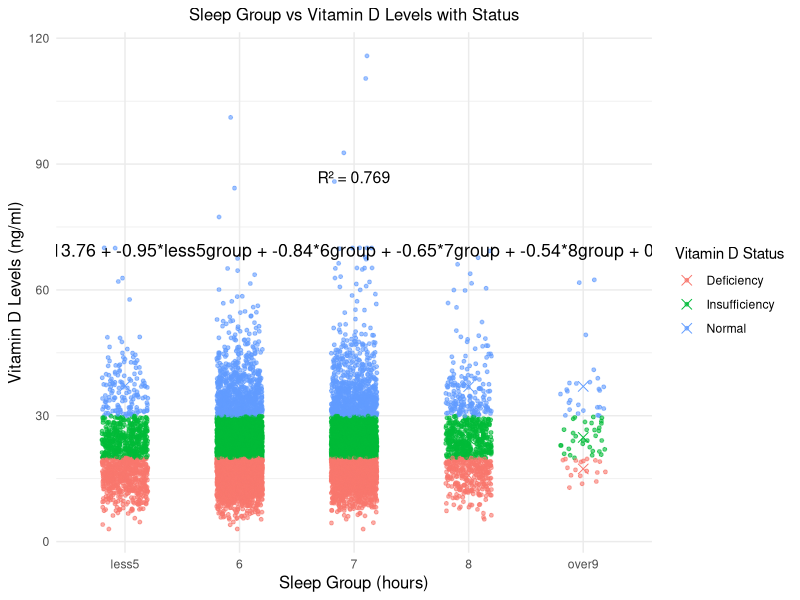
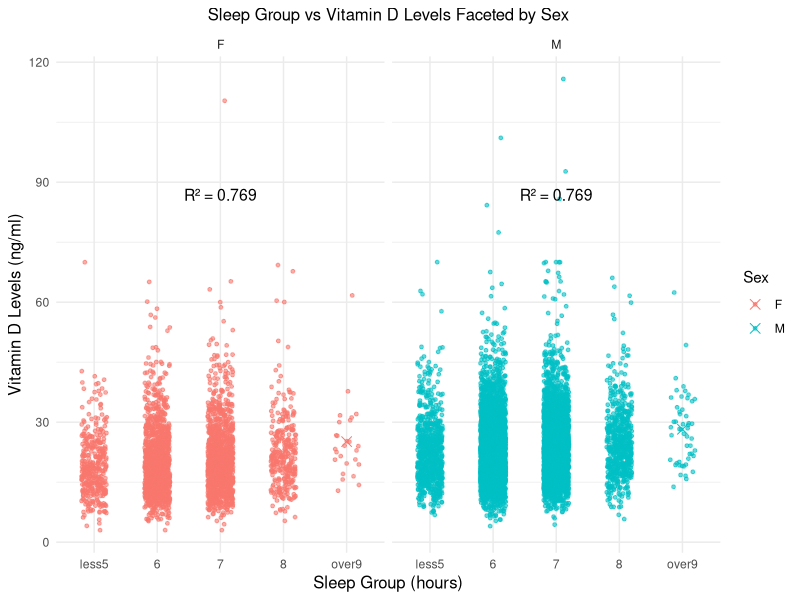
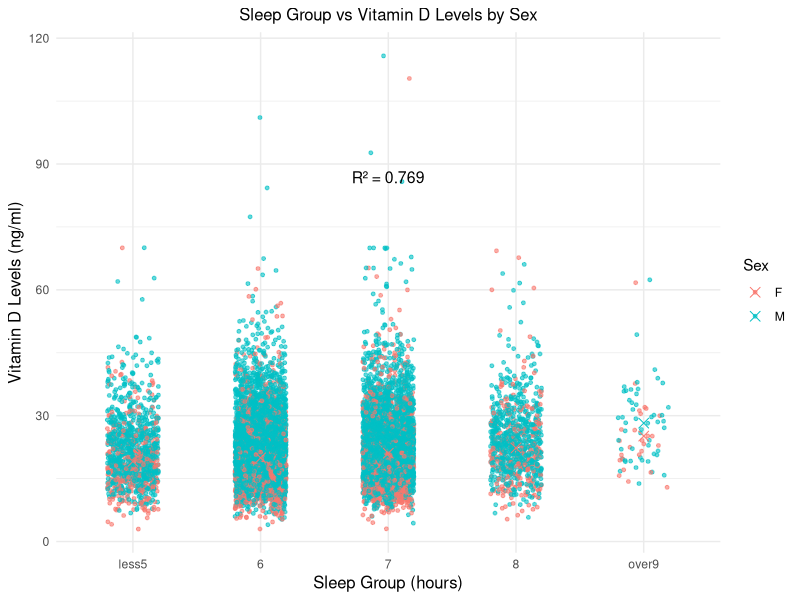
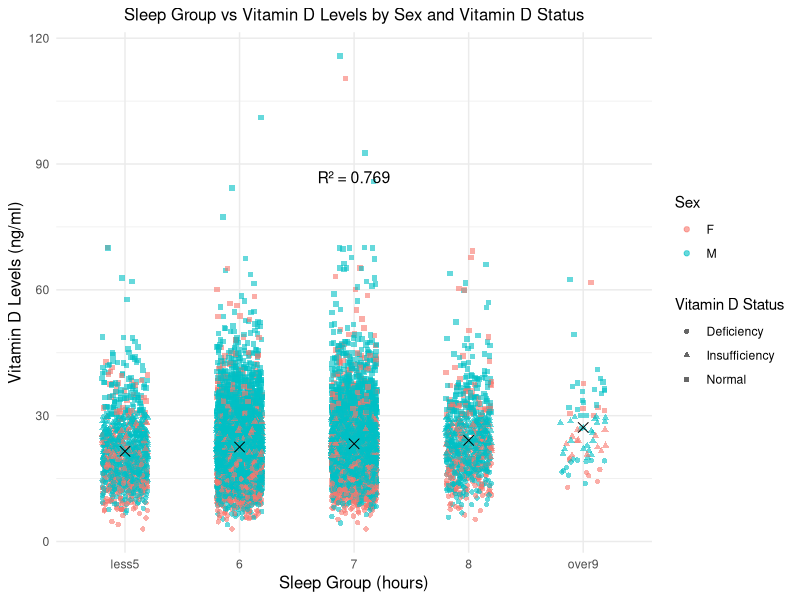
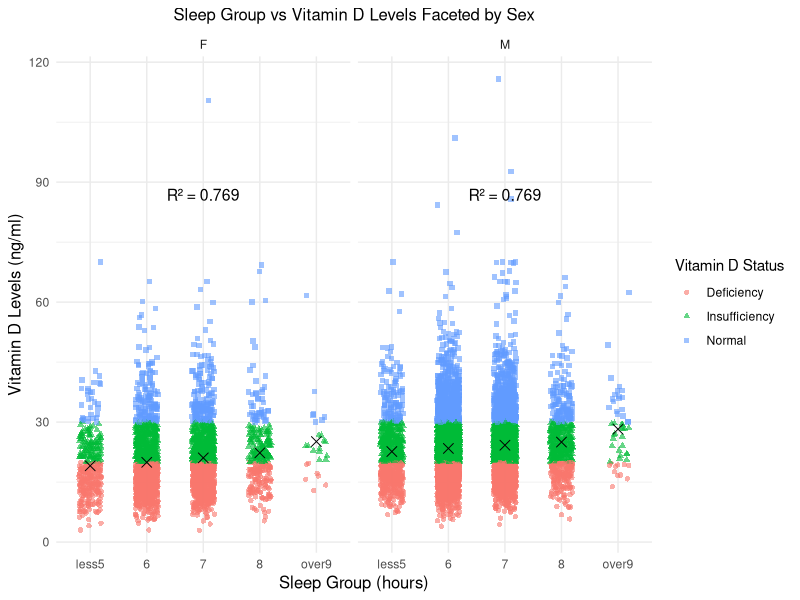
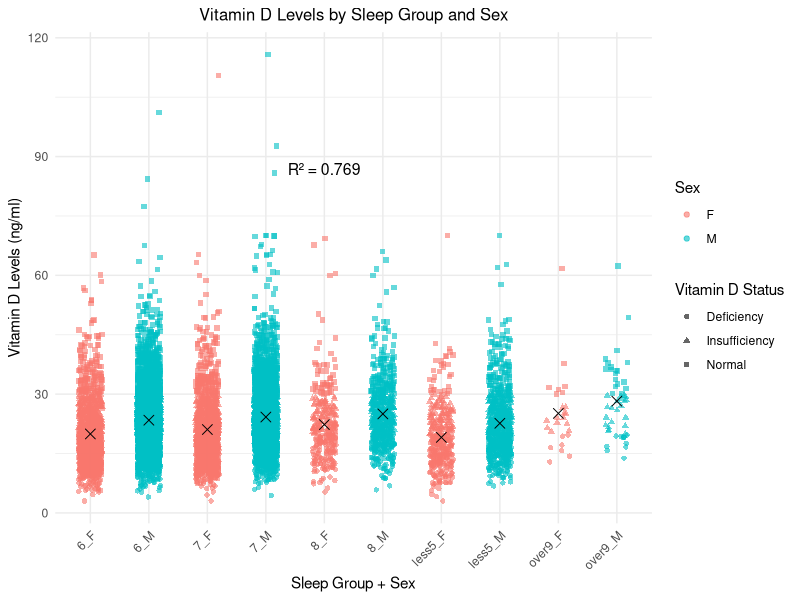
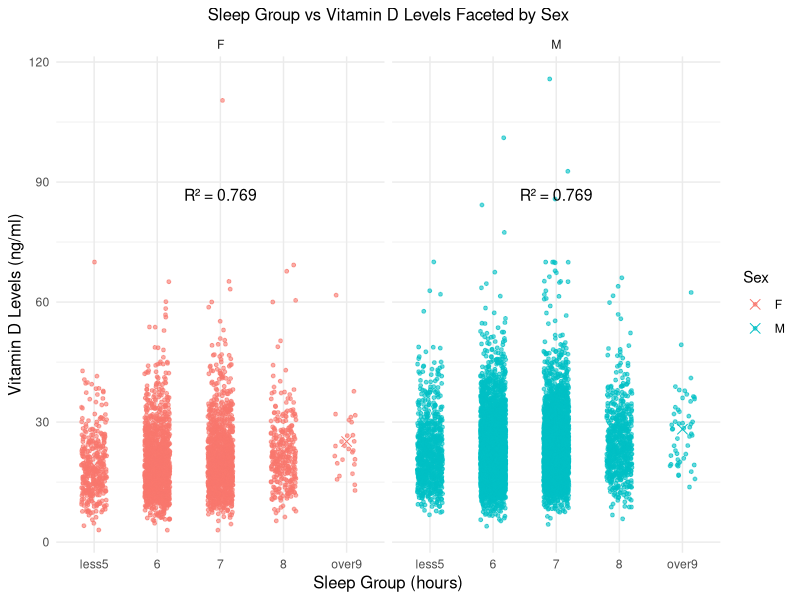

Generate these figures, in order, with R:
library(ggplot2)
library(multcomp)

setwd("D:/課程/@論文/【論文電子檔】/GitHub_Code")
data_frame <- read.csv("01_CleanTable.csv")

# 把 sleepgroup 設為因子，並指定 base group 為 "over9"
data_frame$sleepgroup <- factor(data_frame$sleepgroup,
                                levels = c("over9", "less5", "6", "7", "8"))

# 建立回歸模型
model_3 <- lm(vitmaindcheckresult ~ sex + age + sleepgroup + vitd_3_status, data = data_frame)
coefs <- summary(model_3)$coefficients

# 顯示回歸摘要（可在 console 中看到 p 值）
summary(model_3)

# 所有 sleep groups（用於圖示排序）
sleep_groups <- c("less5", "6", "7", "8", "over9")

# 找出 base group（在係數中沒出現的）
dummy_names <- paste0("sleepgroup", sleep_groups)
present_dummies <- rownames(coefs)[grepl("sleepgroup", rownames(coefs))]
base_group <- setdiff(sleep_groups, gsub("sleepgroup", "", present_dummies))

# 建立每個 group 的係數：base 為 0，其他從係數表讀取
coef_list <- c()
for (grp in sleep_groups) {
  term <- paste0("sleepgroup", grp)
  if (grp == base_group) {
    coef_list <- c(coef_list, paste0("0*", grp, "group"))
  } else if (term %in% rownames(coefs)) {
    est <- round(coefs[term, "Estimate"], 2)
    coef_list <- c(coef_list, paste0(est, "*", grp, "group"))
  } else {
    coef_list <- c(coef_list, paste0("NA*", grp, "group"))  # fallback
  }
}

# 組合整條方程式
intercept <- round(coefs["(Intercept)", "Estimate"], 2)
equation_full <- paste0("vitamin D = ", intercept, " + ", paste(coef_list, collapse = " + "))

# 繪圖
ggplot(data_frame, aes(
  x = factor(sleepgroup, levels = sleep_groups),  # 保持順序一致
  y = vitmaindcheckresult,
  color = vitd_3_status
)) +
  geom_jitter(alpha = 0.6, size = 1, width = 0.2) +
  stat_summary(fun = mean, geom = "point", shape = 4, size = 3) +
  labs(
    title = "Sleep Group vs Vitamin D Levels with Status",
    x = "Sleep Group (hours)",
    y = "Vitamin D Levels (ng/ml)",
    color = "Vitamin D Status"
  ) +
  theme_minimal() +
  theme(
    plot.title = element_text(hjust = 0.5, size = 12),
    axis.title = element_text(size = 12)
  ) +
  annotate(
    "text",
    x = 3,
    y = max(data_frame$vitmaindcheckresult, na.rm = TRUE) * 0.75,
    label = paste("R² =", round(summary(model_3)$r.squared, 3)),
    size = 4,
    color = "black",
    hjust = 0.5
  ) +
  annotate(
    "text",
    x = 3,
    y = max(data_frame$vitmaindcheckresult, na.rm = TRUE) * 0.6,
    label = equation_full,
    size = 4.5,
    color = "black",
    hjust = 0.5
  )


##########################################################################
ggplot(data_frame, aes(
  x = factor(sleepgroup, levels = c("less5", "6", "7", "8", "over9")),
  y = vitmaindcheckresult,
  color = sex
)) +
  geom_jitter(alpha = 0.6, size = 1, width = 0.2) +
  stat_summary(fun = mean, geom = "point", shape = 4, size = 3) +
  labs(
    title = "Sleep Group vs Vitamin D Levels Faceted by Sex",
    x = "Sleep Group (hours)",
    y = "Vitamin D Levels (ng/ml)",
    color = "Sex"
  ) +
  theme_minimal() +
  theme(
    plot.title = element_text(hjust = 0.5, size = 12),
    axis.title = element_text(size = 12)
  ) +
  facet_wrap(~sex) +  # 這一行加進來：根據性別分面
  annotate(
    "text",
    x = 3,
    y = max(data_frame$vitmaindcheckresult, na.rm = TRUE) * 0.75,
    label = paste("R² =", round(summary(model_3)$r.squared, 3)),
    size = 4,
    color = "black",
    hjust = 0.5
  )

####(性別圖1)#########################################################################
ggplot(data_frame, aes(
  x = factor(sleepgroup, levels = c("less5", "6", "7", "8", "over9")),
  y = vitmaindcheckresult,
  color = sex  # 改這一行：用 sex 來區分顏色
)) +
  geom_jitter(alpha = 0.6, size = 1, width = 0.2) +
  stat_summary(fun = mean, geom = "point", shape = 4, size = 3) +
  labs(
    title = "Sleep Group vs Vitamin D Levels by Sex",
    x = "Sleep Group (hours)",
    y = "Vitamin D Levels (ng/ml)",
    color = "Sex"  # 圖例標題也要一起改
  ) +
  theme_minimal() +
  theme(
    plot.title = element_text(hjust = 0.5, size = 12),
    axis.title = element_text(size = 12)
  ) +
  annotate(
    "text",
    x = 3,
    y = max(data_frame$vitmaindcheckresult, na.rm = TRUE) * 0.75,
    label = paste("R² =", round(summary(model_3)$r.squared, 3)),
    size = 4,
    color = "black",
    hjust = 0.5
  )
####(性別圖2)#########################################################################
ggplot(data_frame, aes(
  x = factor(sleepgroup, levels = c("less5", "6", "7", "8", "over9")),
  y = vitmaindcheckresult,
  color = sex,               # 用顏色顯示性別
  shape = vitd_3_status      # 用形狀顯示 Vitamin D 狀態
)) +
  geom_jitter(alpha = 0.6, size = 1.5, width = 0.2) +
  stat_summary(fun = mean, geom = "point", shape = 4, size = 3, color = "black") +
  labs(
    title = "Sleep Group vs Vitamin D Levels by Sex and Vitamin D Status",
    x = "Sleep Group (hours)",
    y = "Vitamin D Levels (ng/ml)",
    color = "Sex",             # 顏色圖例
    shape = "Vitamin D Status" # 形狀圖例
  ) +
  theme_minimal() +
  theme(
    plot.title = element_text(hjust = 0.5, size = 12),
    axis.title = element_text(size = 12)
  ) +
  annotate(
    "text",
    x = 3,
    y = max(data_frame$vitmaindcheckresult, na.rm = TRUE) * 0.75,
    label = paste("R² =", round(summary(model_3)$r.squared, 3)),
    size = 4,
    color = "black",
    hjust = 0.5
  )
####(性別圖3)#########################################################################
ggplot(data_frame, aes(
  x = factor(sleepgroup, levels = c("less5", "6", "7", "8", "over9")),
  y = vitmaindcheckresult,
  shape = vitd_3_status,       # 用形狀表示 Vitamin D 狀態
  color = vitd_3_status        # 可選：也用顏色表示 Vitamin D 狀態
)) +
  geom_jitter(alpha = 0.6, size = 1.5, width = 0.2) +
  stat_summary(fun = mean, geom = "point", shape = 4, size = 3, color = "black") +
  labs(
    title = "Sleep Group vs Vitamin D Levels Faceted by Sex",
    x = "Sleep Group (hours)",
    y = "Vitamin D Levels (ng/ml)",
    shape = "Vitamin D Status",
    color = "Vitamin D Status"
  ) +
  theme_minimal() +
  theme(
    plot.title = element_text(hjust = 0.5, size = 12),
    axis.title = element_text(size = 12)
  ) +
  facet_wrap(~sex) +  # 這一行會根據性別分面
  annotate(
    "text",
    x = 3,
    y = max(data_frame$vitmaindcheckresult, na.rm = TRUE) * 0.75,
    label = paste("R² =", round(summary(model_3)$r.squared, 3)),
    size = 4,
    color = "black",
    hjust = 0.5
  )

####(性別圖4)#########################################################################
data_frame$group_combo <- paste(data_frame$sleepgroup, data_frame$sex, sep = "_")

ggplot(data_frame, aes(
  x = factor(group_combo),
  y = vitmaindcheckresult,
  shape = vitd_3_status,
  color = sex
)) +
  geom_jitter(alpha = 0.6, size = 1.5, width = 0.2) +
  stat_summary(fun = mean, geom = "point", shape = 4, size = 3, color = "black") +
  labs(
    title = "Vitamin D Levels by Sleep Group and Sex",
    x = "Sleep Group + Sex",
    y = "Vitamin D Levels (ng/ml)",
    shape = "Vitamin D Status",
    color = "Sex"
  ) +
  theme_minimal() +
  theme(
    plot.title = element_text(hjust = 0.5, size = 12),
    axis.text.x = element_text(angle = 45, hjust = 1)  # 轉斜避免擁擠
  ) +
  annotate(
    "text",
    x = 5,
    y = max(data_frame$vitmaindcheckresult, na.rm = TRUE) * 0.75,
    label = paste("R² =", round(summary(model_3)$r.squared, 3)),
    size = 4,
    color = "black",
    hjust = 0.5
  )

####(性別圖5)#########################################################################
ggplot(data_frame, aes(
  x = factor(sleepgroup, levels = c("less5", "6", "7", "8", "over9")),
  y = vitmaindcheckresult,
  color = sex
)) +
  geom_jitter(alpha = 0.6, size = 1, width = 0.2) +
  stat_summary(fun = mean, geom = "point", shape = 4, size = 3) +
  labs(
    title = "Sleep Group vs Vitamin D Levels Faceted by Sex",
    x = "Sleep Group (hours)",
    y = "Vitamin D Levels (ng/ml)",
    color = "Sex"
  ) +
  theme_minimal() +
  theme(
    plot.title = element_text(hjust = 0.5, size = 12),
    axis.title = element_text(size = 12)
  ) +
  facet_wrap(~sex) +  # 這一行加進來：根據性別分面
  annotate(
    "text",
    x = 3,
    y = max(data_frame$vitmaindcheckresult, na.rm = TRUE) * 0.75,
    label = paste("R² =", round(summary(model_3)$r.squared, 3)),
    size = 4,
    color = "black",
    hjust = 0.5
  )
####(性別圖6)#########################################################################
